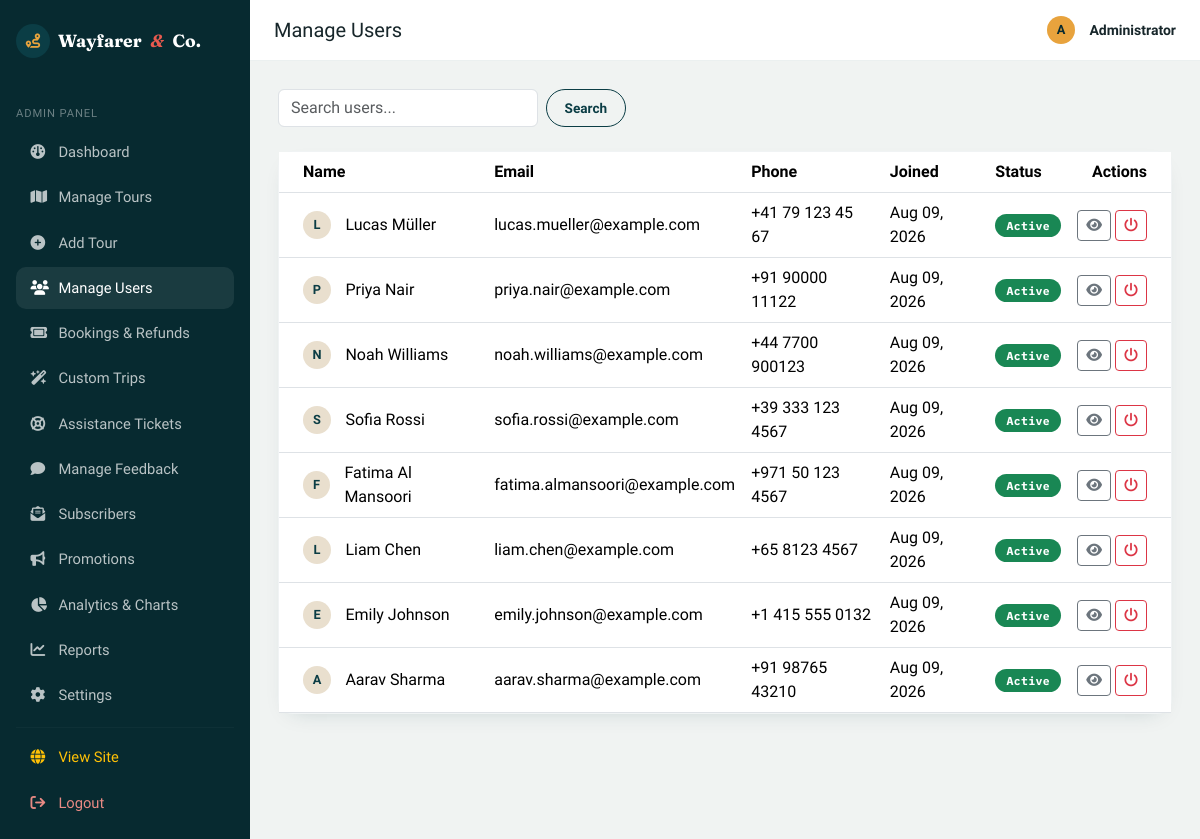
Page /admin/users (signed in) on the committed database.
### models/user.py (models this page shows, shortened)
class User(db.Model):
    __tablename__ = "users"
    id = db.Column(db.Integer, primary_key=True)
    name = db.Column(db.String(120), nullable=False)
    email = db.Column(db.String(150), unique=True, nullable=False, index=True)
    phone = db.Column(db.String(20), nullable=True)
    password_hash = db.Column(db.String(255), nullable=False)
    role = db.Column(db.String(20), nullable=False, default="user")  # 'user' or 'admin'
    reward_points = db.Column(db.Integer, default=100, nullable=False)
    referral_code = db.Column(db.String(30), unique=True, nullable=True)
    is_active = db.Column(db.Boolean, default=True, nullable=False)
    created_at = db.Column(db.DateTime, default=datetime.utcnow)
    bookings = db.relationship("Booking", backref="user", lazy=True, cascade="all, delete-orphan")
    feedbacks = db.relationship("Feedback", backref="user", lazy=True, cascade="all, delete-orphan")
    favorites = db.relationship("Favorite", backref="user", lazy=True, cascade="all, delete-orphan")
    def is_admin(self):
        return self.role == "admin"

### routes/admin.py (the view)
@admin_bp.route("/users")
@admin_required
def manage_users():
    search = request.args.get("q", "").strip()
    query = User.query.filter_by(role="user")
    if search:
        like = f"%{search}%"
        query = query.filter(db.or_(User.name.ilike(like), User.email.ilike(like)))
    users = query.order_by(User.created_at.desc()).all()
    return render_template("admin/users.html", users=users, search=search)

### routes/main.py (called while the page is built)
@main_bp.app_context_processor
def inject_globals():
    from flask import session
    security_mode = session.get("security_mode", "ON")
    return {
        "current_user": get_current_user(),
        "security_mode": security_mode
    }

### routes/utils.py (called while the page is built)
def get_current_user():
    user_id = session.get("user_id")
    if not user_id:
        return None
    return db.session.get(User, user_id)

def admin_required(view_func):
    @wraps(view_func)
    def wrapped(*args, **kwargs):
        if not session.get("admin_id"):
            log_security_event("ADMIN_UNAUTHORIZED", f"Unauthorized attempt to access admin route {request.path}.")
            flash("Please log in as an administrator.", "warning")
            return redirect(url_for("admin.login"))
        admin = db.session.get(User, session["admin_id"])
        if admin is None or not admin.is_admin() or not admin.is_active:
            log_security_event("ADMIN_SESSION_INVALID", f"Invalid admin session for user {session.get('admin_id')}.")
            session.pop("admin_id", None)
            flash("Admin session invalid. Please log in again.", "danger")
            return redirect(url_for("admin.login"))
        return view_func(*args, **kwargs)
    return wrapped

### templates/admin/users.html (shortened to what this page needs)
{% extends "admin/base_admin.html" %}
{% set active = 'users' %}
{% block page_title %}Manage Users{% endblock %}
{% block admin_content %}
<div class="d-flex justify-content-between align-items-center mb-4">
    <form method="get" class="d-flex gap-2">
        <input type="text" name="q" class="form-control" placeholder="Search users..." value="{{ search }}" style="width:260px;">
        <button type="submit" class="btn wf-btn-outline btn-sm">Search</button>
    </form>
</div>
<div class="wf-panel p-0">
    <div class="table-responsive">
        <table class="table align-middle mb-0">
            <thead>
                <tr>
                    <th class="ps-4">Name</th>
                    <th>Email</th>
                    <th>Phone</th>
                    <th>Joined</th>
                    <th>Status</th>
                    <th class="text-end pe-4">Actions</th>
                </tr>
            </thead>
            <tbody>
                {% for user in users %}
                <tr>
                    <td class="ps-4">
                        <div class="d-flex align-items-center gap-2">
                            <span class="wf-avatar" style="background: var(--wf-sand-dark); color: var(--wf-navy);">{{ user.name[0]|upper }}</span>
                            {{ user.name }}
                        </div>
                    </td>
                    <td>{{ user.email }}</td>
                    <td>{{ user.phone or '—' }}</td>
                    <td>{{ user.created_at.strftime('%b %d, %Y') }}</td>
                    <td>
                        {% if user.is_active %}
                        <span class="badge bg-success wf-badge-status">Active</span>
                        {% else %}
                        <span class="badge bg-secondary wf-badge-status">Deactivated</span>
                        {% endif %}
                    </td>
                    <td class="text-end pe-4">
                        <div class="d-flex gap-1 justify-content-end">
                            <a href="{{ url_for('admin.user_details', user_id=user.id) }}" class="btn btn-sm btn-outline-secondary"><i class="fa-solid fa-eye"></i></a>
                            <form method="post" action="{{ url_for('admin.toggle_user', user_id=user.id) }}">
                                <button type="submit" class="btn btn-sm {{ 'btn-outline-danger' if user.is_active else 'btn-outline-success' }}">
                                    <i class="fa-solid fa-power-off"></i>
                                </button>
                            </form>
                        </div>
                    </td>
                </tr>
                {% else %}
                <tr><td colspan="6" class="text-center text-muted py-5">No users found.</td></tr>
                {% endfor %}
            </tbody>
        </table>
    </div>
</div>
{% endblock %}

### static/css/style.css (style rules this page uses)
:root { --wf-navy: #0B3D45; --wf-navy-deep: #072A30; --wf-amber: #E8A33D; --wf-sand: #F4EDE1; --wf-sand-dark: #E9DFCE; --wf-coral: #E85A4F; --wf-palm: #3F7D5C; --wf-ink: #17262A; --wf-white: #FFFFFF; --wf-font-display: 'Fraunces', serif; --wf-font-body: 'Work Sans', sans-serif; --wf-font-mono: 'IBM Plex Mono', monospace; --wf-radius: 14px; --wf-radius-lg: 22px; --wf-shadow: 0 12px 30px -14px rgba(11, 61, 69, 0.35); }
* { box-sizing: border-box; }
html { scroll-behavior: smooth; }
body { font-family: var(--wf-font-body); color: var(--wf-ink); background-color: var(--wf-sand); -webkit-font-smoothing: antialiased; }
a { color: var(--wf-navy); text-decoration: none; }
.wf-btn-outline { background-color: transparent; border: 1.5px solid var(--wf-navy); color: var(--wf-navy) !important; font-weight: 600; border-radius: 999px; padding: 0.6rem 1.5rem; transition: all 0.2s ease; }
.btn-sm.wf-btn-primary, .btn-sm.wf-btn-outline { padding: 0.4rem 1.1rem; font-size: 0.85rem; }
.wf-avatar { display: inline-flex; align-items: center; justify-content: center; width: 28px; height: 28px; border-radius: 50%; background-color: var(--wf-amber); color: var(--wf-navy-deep); font-weight: 700; font-size: 0.8rem; margin-right: 0.4rem; }
.wf-panel { background: var(--wf-white); border-radius: var(--wf-radius); box-shadow: 0 8px 22px -14px rgba(11, 61, 69, 0.25); border: 1px solid rgba(11,61,69,0.06); }
.wf-badge-status { font-family: var(--wf-font-mono); font-size: 0.72rem; letter-spacing: 0.03em; padding: 0.35rem 0.7rem; border-radius: 999px; }
.wf-admin-body { background: #F0F3F2; min-height: 100vh; }

### rows in the picture
User: name "L", name "Lucas Müller", email "lucas.mueller@example.com", phone "+41 79 123 45 67", created_at "Aug 09, 2026", is_active "Active"
User: name "P", name "Priya Nair", email "priya.nair@example.com", phone "+91 90000 11122", created_at "Aug 09, 2026", is_active "Active"
User: name "N", name "Noah Williams", email "noah.williams@example.com", phone "+44 7700 900123", created_at "Aug 09, 2026", is_active "Active"
User: name "S", name "Sofia Rossi", email "sofia.rossi@example.com", phone "+39 333 123 4567", created_at "Aug 09, 2026", is_active "Active"
User: name "F", name "Fatima Al Mansoori", email "fatima.almansoori@example.com", phone "+971 50 123 4567", created_at "Aug 09, 2026", is_active "Active"
User: name "L", name "Liam Chen", email "liam.chen@example.com", phone "+65 8123 4567", created_at "Aug 09, 2026", is_active "Active"
User: name "E", name "Emily Johnson", email "emily.johnson@example.com", phone "+1 415 555 0132", created_at "Aug 09, 2026", is_active "Active"
User: name "A", name "Aarav Sharma", email "aarav.sharma@example.com", phone "+91 98765 43210", created_at "Aug 09, 2026", is_active "Active"
